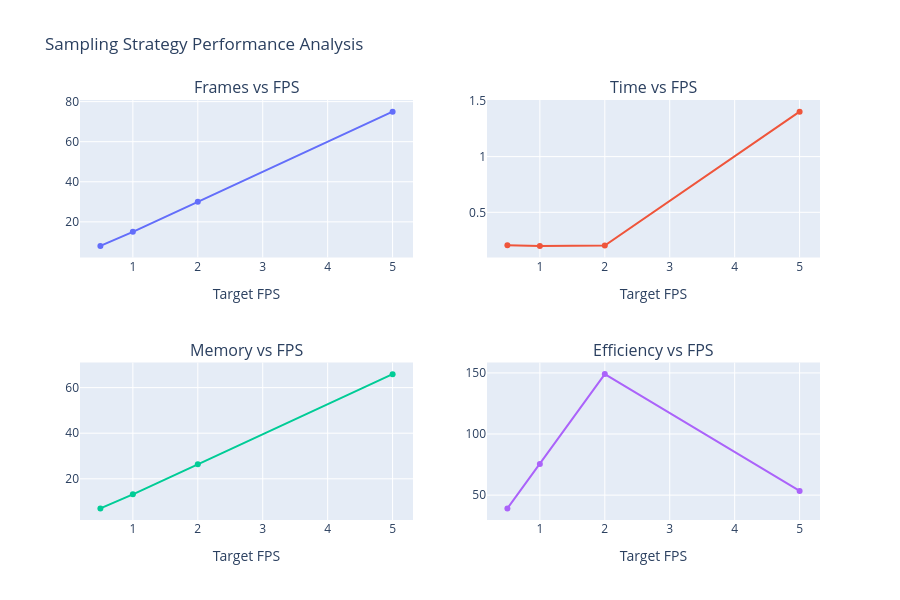

Notebook code cell kept with this figure:
### Markdown cell above
## 6. Sampling Strategy Analysis

### Code cell
# Sampling Strategy Analysis

def analyze_sampling_strategies():
    """Compare different sampling rates and strategies"""
    print(" Testing different sampling strategies...")
    
    sampling_tests = [
        ('0.5 FPS', 0.5),
        ('1.0 FPS', 1.0), 
        ('2.0 FPS', 2.0),
        ('5.0 FPS', 5.0)
    ]
    
    sampling_results = []
    
    for strategy_name, fps in sampling_tests:
        print(f"\n🔄 Testing {strategy_name}...")
        
        try:
            frames, timestamps, extraction_time = extractor.extract_opencv_uniform(test_video_path, fps)
            
            # Calculate coverage metrics
            if len(frames) > 1:
                time_coverage = (timestamps[-1] - timestamps[0]) / video_info['duration'] * 100
                temporal_spacing = np.mean(np.diff(timestamps))
            else:
                time_coverage = 0
                temporal_spacing = 0
            
            # Estimate memory usage (rough)
            frame_size_mb = len(frames) * video_info['width'] * video_info['height'] * 3 / (1024 * 1024)
            
            result = {
                'Strategy': strategy_name,
                'Target FPS': fps,
                'Frames Extracted': len(frames),
                'Extraction Time (s)': extraction_time,
                'Time Coverage (%)': time_coverage,
                'Avg Frame Spacing (s)': temporal_spacing,
                'Est. Memory (MB)': frame_size_mb,
                'Efficiency (frames/s)': len(frames) / extraction_time if extraction_time > 0 else 0
            }
            
            sampling_results.append(result)
            print(f"    {len(frames)} frames in {extraction_time:.2f}s, {time_coverage:.1f}% coverage")
            
        except Exception as e:
            print(f"    Failed: {e}")
    
    return sampling_results

if video_info:
    sampling_results = analyze_sampling_strategies()
    
    if sampling_results:
        sampling_df = pd.DataFrame(sampling_results)
        
        print(f"\n SAMPLING STRATEGY COMPARISON:")
        print("=" * 60)
        display_cols = ['Strategy', 'Frames Extracted', 'Extraction Time (s)', 'Time Coverage (%)', 'Est. Memory (MB)']
        print(sampling_df[display_cols].round(2).to_string(index=False))
        
        # Visualize sampling comparison
        fig = make_subplots(
            rows=2, cols=2,
            subplot_titles=('Frames vs FPS', 'Time vs FPS', 'Memory vs FPS', 'Efficiency vs FPS')
        )
        
        fps_values = sampling_df['Target FPS']
        
        fig.add_trace(go.Scatter(x=fps_values, y=sampling_df['Frames Extracted'], mode='lines+markers', name='Frames'), row=1, col=1)
        fig.add_trace(go.Scatter(x=fps_values, y=sampling_df['Extraction Time (s)'], mode='lines+markers', name='Time'), row=1, col=2)
        fig.add_trace(go.Scatter(x=fps_values, y=sampling_df['Est. Memory (MB)'], mode='lines+markers', name='Memory'), row=2, col=1)
        fig.add_trace(go.Scatter(x=fps_values, y=sampling_df['Efficiency (frames/s)'], mode='lines+markers', name='Efficiency'), row=2, col=2)
        
        fig.update_layout(
            title_text="Sampling Strategy Performance Analysis",
            showlegend=False,
            height=600
        )
        
        fig.update_xaxes(title_text="Target FPS")
        fig.show()
        
        # Save sampling analysis
        sampling_df.to_csv(config.results_dir / "sampling_strategy_analysis.csv", index=False)
        
        print(f"\n SAMPLING RECOMMENDATIONS:")
        print("=" * 40)
        
        # Find optimal sampling rate
        best_efficiency = sampling_df.loc[sampling_df['Efficiency (frames/s)'].idxmax()]
        best_coverage = sampling_df.loc[sampling_df['Time Coverage (%)'].idxmax()]
        lowest_memory = sampling_df.loc[sampling_df['Est. Memory (MB)'].idxmin()]
        
        print(f" Best Efficiency: {best_efficiency['Strategy']} ({best_efficiency['Efficiency (frames/s)']:.1f} frames/s)")
        print(f" Best Coverage: {best_coverage['Strategy']} ({best_coverage['Time Coverage (%)']:.1f}%)")
        print(f" Lowest Memory: {lowest_memory['Strategy']} ({lowest_memory['Est. Memory (MB)']:.1f} MB)")
        
        print(f"\n For 3D reconstruction:")
        print("   - Use 1-2 FPS for good coverage without excessive data")
        print("   - Consider keyframe detection for dynamic scenes")
        print("   - Quality filtering is worth the extra processing time")
        print("   - OpenCV uniform sampling offers best speed/reliability balance")

else:
    print(" No video available for sampling analysis")

### Figure 1 — Plotly figure (JSON) as saved in the notebook; plotly's stock layout.template omitted (floating-point values rounded to 4 significant figures)
{"data": [{"mode": "lines+markers", "name": "Frames", "type": "scatter", "x": [0.5, 1.0, 2.0, 5.0], "xaxis": "x", "y": [8, 15, 30, 75], "yaxis": "y"}, {"mode": "lines+markers", "name": "Time", "type": "scatter", "x": [0.5, 1.0, 2.0, 5.0], "xaxis": "x2", "y": [0.2043, 0.1986, 0.2013, 1.404], "yaxis": "y2"}, {"mode": "lines+markers", "name": "Memory", "type": "scatter", "x": [0.5, 1.0, 2.0, 5.0], "xaxis": "x3", "y": [7.031, 13.18, 26.37, 65.92], "yaxis": "y3"}, {"mode": "lines+markers", "name": "Efficiency", "type": "scatter", "x": [0.5, 1.0, 2.0, 5.0], "xaxis": "x4", "y": [39.16, 75.52, 149.0, 53.42], "yaxis": "y4"}], "layout": {"annotations": [{"font": {"size": 16}, "showarrow": false, "text": "Frames vs FPS", "x": 0.225, "xanchor": "center", "xref": "paper", "y": 1, "yanchor": "bottom", "yref": "paper"}, {"font": {"size": 16}, "showarrow": false, "text": "Time vs FPS", "x": 0.775, "xanchor": "center", "xref": "paper", "y": 1, "yanchor": "bottom", "yref": "paper"}, {"font": {"size": 16}, "showarrow": false, "text": "Memory vs FPS", "x": 0.225, "xanchor": "center", "xref": "paper", "y": 0.375, "yanchor": "bottom", "yref": "paper"}, {"font": {"size": 16}, "showarrow": false, "text": "Efficiency vs FPS", "x": 0.775, "xanchor": "center", "xref": "paper", "y": 0.375, "yanchor": "bottom", "yref": "paper"}], "height": 600, "showlegend": false, "title": {"text": "Sampling Strategy Performance Analysis"}, "xaxis": {"anchor": "y", "domain": [0, 0.45], "title": {"text": "Target FPS"}}, "xaxis2": {"anchor": "y2", "domain": [0.55, 1], "title": {"text": "Target FPS"}}, "xaxis3": {"anchor": "y3", "domain": [0, 0.45], "title": {"text": "Target FPS"}}, "xaxis4": {"anchor": "y4", "domain": [0.55, 1], "title": {"text": "Target FPS"}}, "yaxis": {"anchor": "x", "domain": [0.625, 1]}, "yaxis2": {"anchor": "x2", "domain": [0.625, 1]}, "yaxis3": {"anchor": "x3", "domain": [0, 0.375]}, "yaxis4": {"anchor": "x4", "domain": [0, 0.375]}}}
